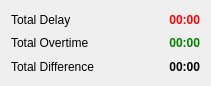
   <widget class="QWidget" name="layoutWidget_1">
    <property name="geometry">
     <rect>
      <x>339</x>
      <y>97</y>
      <width>211</width>
      <height>86</height>
     </rect>
    </property>
    <layout class="QGridLayout" name="gridLayout">
     <item row="1" column="0">
      <widget class="QLabel" name="label_3">
       <property name="text">
        <string>Total Delay</string>
       </property>
      </widget>
     </item>
     <item row="2" column="0">
      <widget class="QLabel" name="label_4">
       <property name="text">
        <string>Total Overtime</string>
       </property>
      </widget>
     </item>
     <item row="3" column="0">
      <widget class="QLabel" name="label_5">
       <property name="text">
        <string>Total Difference</string>
       </property>
      </widget>
     </item>
     <item row="1" column="1">
      <widget class="QLabel" name="totDelay">
       <property name="font">
        <font>
         <weight>75</weight>
         <bold>true</bold>
        </font>
       </property>
       <property name="styleSheet">
        <string notr="true">color : red;</string>
       </property>
       <property name="text">
        <string>00:00</string>
       </property>
       <property name="alignment">
        <set>Qt::AlignRight|Qt::AlignTrailing|Qt::AlignVCenter</set>
       </property>
      </widget>
     </item>
     <item row="2" column="1">
      <widget class="QLabel" name="totOvertime">
       <property name="font">
        <font>
         <weight>75</weight>
         <bold>true</bold>
        </font>
       </property>
       <property name="styleSheet">
        <string notr="true">color: green;</string>
       </property>
       <property name="text">
        <string>00:00</string>
       </property>
       <property name="alignment">
        <set>Qt::AlignRight|Qt::AlignTrailing|Qt::AlignVCenter</set>
       </property>
      </widget>
     </item>
     <item row="3" column="1">
      <widget class="QLabel" name="totDiff">
       <property name="font">
        <font>
         <weight>75</weight>
         <bold>true</bold>
        </font>
       </property>
       <property name="text">
        <string>00:00</string>
       </property>
       <property name="alignment">
        <set>Qt::AlignRight|Qt::AlignTrailing|Qt::AlignVCenter</set>
       </property>
      </widget>
     </item>
    </layout>
   </widget>
